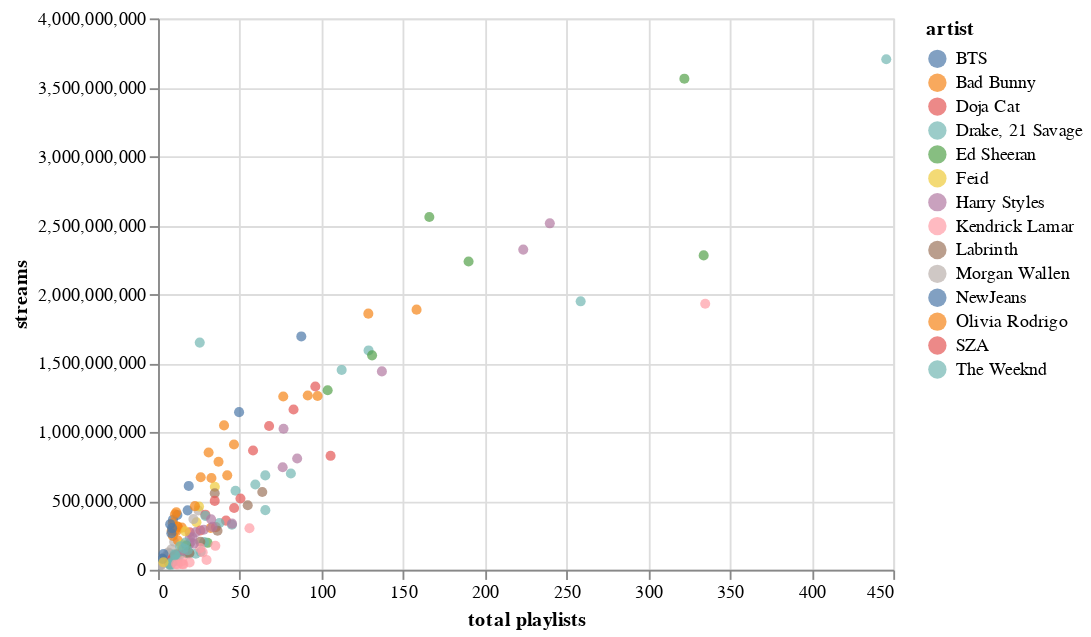

Notebook code cell kept with this figure:
### Markdown cell above
First I wanted to get a general understanding of the relation between # of playlists and # of streams. To do this I made a simple scatter plot.

### Code cell
alt.Chart(df).mark_circle().encode(
    x=alt.X("total playlists"),
    y=alt.Y("streams"),
    color="artist",
    tooltip=["in_spotify_playlists", "in_apple_playlists", "artist", "track_name"]
).interactive()

### Figure 1 — Vega-Lite specification as saved in the notebook (floating-point values rounded to 4 significant figures; data arrays with more than 128 entries replaced by an {"elided": "..."} marker saying what was removed)
{"config": {"view": {"continuousWidth": 400, "continuousHeight": 300}}, "data": {"name": "data-c0afc4888bf85f048f84b755363d7449"}, "mark": "circle", "encoding": {"color": {"field": "artist", "type": "nominal"}, "tooltip": [{"field": "in_spotify_playlists", "type": "quantitative"}, {"field": "in_apple_playlists", "type": "quantitative"}, {"field": "artist", "type": "nominal"}, {"field": "track_name", "type": "nominal"}], "x": {"field": "total playlists", "type": "quantitative"}, "y": {"field": "streams", "type": "quantitative"}}, "selection": {"selector003": {"type": "interval", "bind": "scales", "encodings": ["x", "y"]}}, "$schema": "https://vega.github.io/schema/vega-lite/v4.17.0.json", "datasets": {"data-c0afc4888bf85f048f84b755363d7449": {"elided": "159 records"}}}
